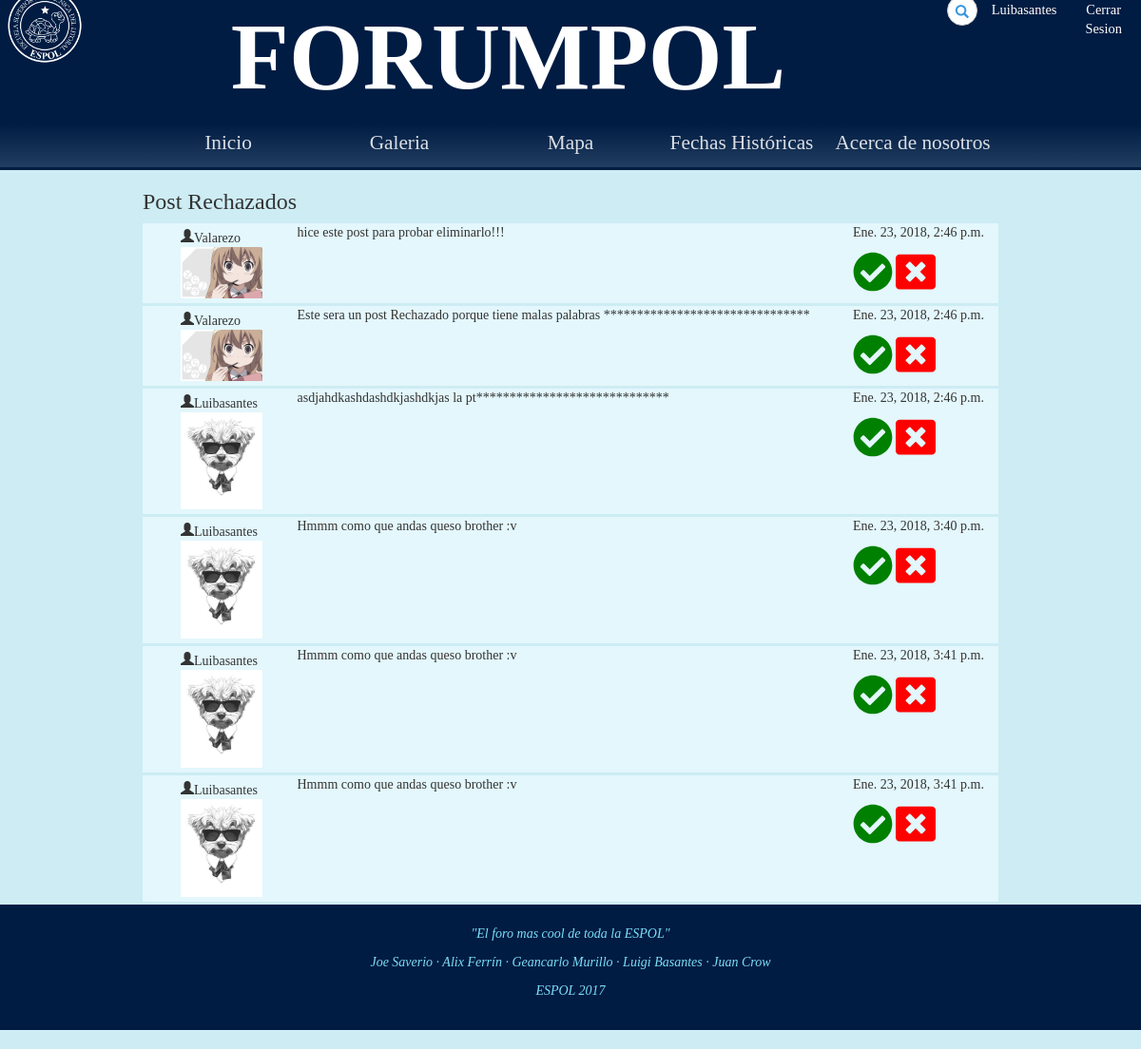
/foro/anuncios/rechazados/ (signed in), run on the app's committed database.
### Foro/models.py (models this page shows, shortened)
class Post(models.Model):
	reply_to = models.ForeignKey('self',blank=True, null=True,on_delete=models.SET_NULL)
	content = models.TextField(max_length=500, default='')
	image = models.ImageField(upload_to=upload_location, blank=True,null=True)
	owner = models.ForeignKey(User,null=True,on_delete=models.SET_NULL)
	date = models.DateTimeField(auto_now=True)
	aprobado = models.NullBooleanField(default=None,null=True)

### accounts/models.py (models this page shows, shortened)
class UserProfile(models.Model):
	user = models.OneToOneField(User,on_delete=models.CASCADE)
	city = models.CharField(max_length=25, default='')
	website = models.URLField(default='')
	phone = models.IntegerField(default=0)
	image = models.ImageField(upload_to= upload_location, blank=True)
	moderador = models.BooleanField(default=False)

### Foro/views.py (the view)
# urls.py: url(r'anuncios/rechazados/$', login_required(views.rechazar_post), name='rechazar_post'),
def rechazar_post(request):
	username = request.user
	if not (username.userprofile.moderador or username.is_staff):
		return PermissionDenied
	posts = Post.objects.filter(aprobado=False)
	if len(posts) > 0:
		return render(request, "Foro/aprobar.html", {'usuario':username,'posts':posts, 'titulo':"Post Rechazados"})
	else:
		return render(request, "Foro/aprobar.html", {'usuario': username, 'titulo': "No hay Post Rechazados"})

### Foro/templates/Foro/aprobar.html (shortened to what this page needs)
{% extends 'Foro/base.html' %}
{% load static from staticfiles %}
{% block estilo %}<link rel="stylesheet" type="text/css" href="{% static 'css/hilo.css' %}">{% endblock %}
{% block body %}
    <div id="hilo" class="col-9">
        <h3 class="post-topic">{{ titulo }} </h3>
        {% for post in posts %}
            <div class="container-fluid rep">
                <div class="poster">
                    <div class="poster-info">
                        <span class="glyphicon glyphicon-user">{{post.owner.username}}</span>
                        {% if post.owner.userprofile.image %}
                            <a href="{{post.owner.userprofile.image.url}}"><img  src="{{post.owner.userprofile.image.url}}"  width=500 alt="ImagenResputa"></a>
                        {% endif %}
                    </div>
                </div>
                <div class="post-area">
                    <p>{{post.content}}</p>
                </div>
                <div class="post-num">
                    <p>{{post.date}}</p>
					<a id="{{ post.pk }}"  href="{% url 'foro:aprobado' post.id 1%}" role="button"><i class="fas fa-check-circle fa-3x icon" ></i></a>
					<a id="{{ post.pk }}"  href="{% url 'foro:aprobado' post.id 0%}" role="button"><i class="fas fa-window-close fa-3x icon"></i></a>
                </div>
            </div>
        {% endfor %}
    </div>
{% endblock %}

### Foro/templates/Foro/base.html (shortened to what this page needs)
<!DOCTYPE html>
<html>
	<head>
        {% load staticfiles %}
		<link rel="stylesheet" type="text/css" href="{% static 'css/bootstrap.css' %}">
		<link rel="stylesheet" type="text/css" href="{% static 'css/estilo.css' %}">
		{% block estilo %}{% endblock %}
	</head>
	<body>
		<div id="cabecera" class="col-12">
			<span class="logo col-1"><img class ="imagen" src="{% static 'images/espol.png' %}" alt="icono"></span>
			<h2 class = 'col-9'>FORUMPOL</h2>
			<div id="header-opts" class="col-4">
				<div id="buscar" class="col-6">
					<form action="search" class="search-form">
					    <div class="form-group has-feedback">
					        <input type="text" class="form-control" name="search" id="search" placeholder="Buscar...">
					        <span class="glyphicon glyphicon-search form-control-feedback"></span>
					    </div>
					</form>
				</div>
				<h4 class="col-3 user"><a href="{% url 'accounts:view_profile' user.id%}">{{ user }}</a></h4>
				<h4 class="col-3 log"><a href="{% url 'accounts:log_out' %}">Cerrar Sesion</a></h4>
			</div>
		</div>
		<nav id="navegation-bar" class="col-12">
			<ul id="menu">
				<li class="elemento-opcion"><a href="{% url 'foro:index' %}">Inicio</a></li>
				<li class="elemento-opcion"><a href="{% url 'foro:galeria' %}">Galeria</a></li>
				<li class="elemento-opcion"><a href="{% url 'foro:mapa' %}">Mapa</a></li>
				<li class="elemento-opcion"><a href="{% url 'foro:timeline' %}">Fechas Históricas</a></li>
				<li class="elemento-opcion"><a href="{% url 'foro:acerca_de' %}">Acerca de nosotros</a></li>
			</ul>
		</nav>
        {% block body %}
        {% endblock %}
		<footer>
			<p><i>"El foro mas cool de toda la ESPOL"</i></p>
			<p><i>Joe Saverio · Alix Ferrín · Geancarlo Murillo · Luigi Basantes · Juan Crow</i></p>
			<p><i>ESPOL 2017</i></p>
		</footer>
	</body>
</html>

### Foro/static/css/estilo.css (style rules this page uses)
* { box-sizing: border-box; }
.col-1 { width: 8.33%; }
.col-3 { width: 25%; }
.col-4 { width: 33.33%; }
.col-6 { width: 50%; }
.col-9 { width: 75%; }
.col-12 { width: 100%; }
#cabecera { background-color: #001C43; margin: 0px; overflow: hidden; display: flex; padding: 5px; }
#cabecera h4 a { font-family: "Libre Baskerville"; }
body { position: relative; top: -20px; bottom: -20px; background-color: white; background-size:cover; height: 100%; background-color: rgb(205, 236, 244); font-family: "Times New Roman"; }
#cabecera h2 { margin-top: 20px; font-size: 100px; color: white; text-align: center; font-weight: bold; font-family: "Libre Baskerville"; padding-left: 120px; }
#cabecera img { width: 100%; }
.user, .log { text-align: center; }
#menu { margin: 0; padding: 0; list-style: none; }
nav#navegation-bar { background: linear-gradient(#001C43, #213D5F); text-align: center; border-bottom-style: solid; border-bottom-color: #001C43; }
ul#menu { display: inline-block; width: 75%; }
ul li.elemento-opcion { padding: 0; margin: 0; float: left; width: 20%; height: 40px; text-align: center; line-height: 40px; font-size: 20px; }
ul li.elemento-opcion a { text-decoration: none; color: white; display: block; opacity: 0.85; font-size: 1.065em; }
footer { background-color: #001C43; color: #7bdef7; padding: 1.5em; text-align: center; position: absolute; width: 100%; }
#buscar { padding-top: 10px; }
.form-group { margin-bottom: 0; }
.search-form .form-group { float: right !important; transition: all 0.35s, border-radius 0s; width: 32px; height: 32px; background-color: #fff; box-shadow: 0 1px 1px rgba(0, 0, 0, 0.075) inset; border-radius: 25px; border: 1px solid #ccc; }
.search-form .form-group input.form-control { padding-right: 20px; border: 0 none; background: transparent; box-shadow: none; display:block; }
.search-form .form-group span.form-control-feedback { position: absolute; top: -1px; right: -2px; z-index: 2; display: block; width: 34px; height: 34px; line-height: 34px; text-align: center; color: #3596e0; left: initial; font-size: 14px; }
#header-opts h4 { padding-top: 5px; color: white; }
#header-opts { display: flex; }
#header-opts h4 { padding-left: 15px; }
#header-opts a { color: white; font-family: "Verdana"; font-size: 0.8em; }

### Foro/static/css/hilo.css (style rules this page uses)
#hilo { margin: 0 auto; }
.poster { width: 15%; }
.post-area { overflow: hidden; flex-grow: 1; }
.poster-info img { width: 85%; }
.rep div[class="poster"] { padding: 5px; }
.rep { padding-left: 35px; background-color: #E3F7FC; margin: 3px auto; display: flex; }
.rep .poster-info img { width: 73%; }
.fa-check-circle { color: green; }
.fa-window-close { color: red; }

### data on the page
Post: owner.username "Valarezo", owner.userprofile.image (picture), content "hice este post para probar eliminarlo!!!", date "Ene. 23, 2018, 2:46 p.m."
Post: owner.username "Valarezo", owner.userprofile.image (picture), content "Este sera un post Rechazado porque tiene malas palabras *******************************", date "Ene. 23, 2018, 2:46 p.m."
Post: owner.username "Luibasantes", owner.userprofile.image (picture), content "asdjahdkashdashdkjashdkjas la pt*****************************", date "Ene. 23, 2018, 2:46 p.m."
Post: owner.username "Luibasantes", owner.userprofile.image (picture), content "Hmmm como que andas queso brother :v", date "Ene. 23, 2018, 3:40 p.m."
Post: owner.username "Luibasantes", owner.userprofile.image (picture), content "Hmmm como que andas queso brother :v", date "Ene. 23, 2018, 3:41 p.m."
Post: owner.username "Luibasantes", owner.userprofile.image (picture), content "Hmmm como que andas queso brother :v", date "Ene. 23, 2018, 3:41 p.m."

### other printed values
{{ user }} "Luibasantes"
{{ titulo }} "Post Rechazados"
